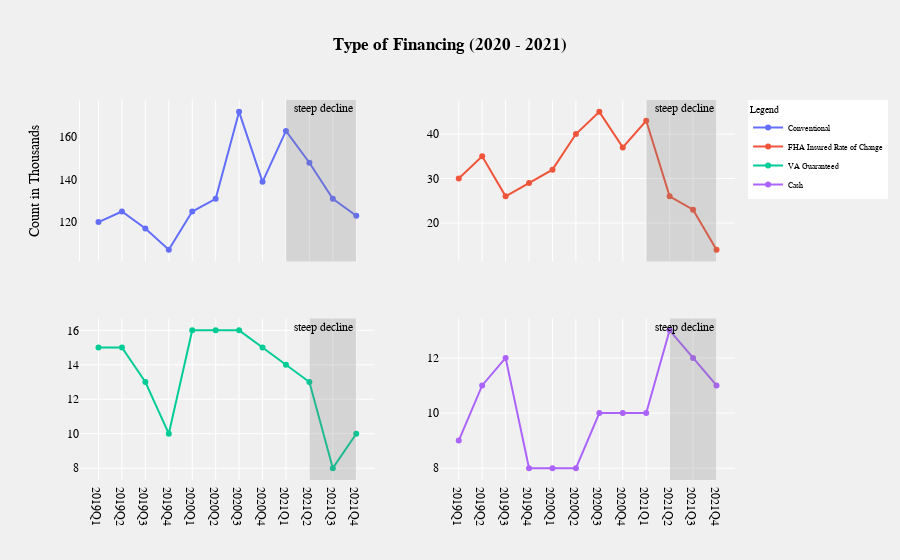

Source (notebook cell):
### Code cell
fig3 = make_subplots(rows=2, cols=2)
closer_look_finance= sold_finance_type.loc[20:31]
fig3.add_trace(go.Scatter(x = closer_look_finance.Period, y = closer_look_finance['Conventional'],name = 'Conventional'),row=1, col=1)
fig3.add_trace(go.Scatter(x = closer_look_finance.Period, y = closer_look_finance['FHA Insured'], name = 'FHA Insured Rate of Change'),row=1, col=2)
fig3.add_trace(go.Scatter(x = closer_look_finance.Period, y = closer_look_finance['VA Guaranteed'], name = 'VA Guaranteed'),row=2, col=1)
fig3.add_trace(go.Scatter(x = closer_look_finance.Period, y = closer_look_finance['Cash'], name = 'Cash'),row=2, col=2)



fig3.add_vrect(x0 = '2021Q1', x1 = '2021Q4', col =1, row=1, fillcolor="gray",opacity=0.25, line_width=0,annotation_text="steep decline",exclude_empty_subplots=False,)
fig3.add_vrect(x0 = '2021Q2', x1 = '2021Q4', col =1, row=2, fillcolor="gray",opacity=0.25, line_width=0,annotation_text="steep decline",exclude_empty_subplots=False)

fig3.add_vrect(x0 = '2021Q2', x1 = '2021Q4', col =2, row=2, fillcolor="gray",opacity=0.25, line_width=0,annotation_text="steep decline",exclude_empty_subplots=False)
fig3.add_vrect(x0 = '2021Q1', x1 = '2021Q4', col =2, row=1, fillcolor="gray",opacity=0.25, line_width=0,annotation_text="steep decline",exclude_empty_subplots=False)

fig3.update_layout( paper_bgcolor = 'rgb(240, 240, 240)',
                  plot_bgcolor = 'rgb(240, 240, 240)',
                title_text = '<b>Type of Financing (2020 - 2021)<b>',
                  title_x = 0.5,
                   
                  
                  yaxis_title = 'Count in Thousands',
                  
                  
                  font = dict(family = 'verdana',
                             size = 12,
                             color = 'black',
                             ),
                  yaxis_showgrid = False,
                  yaxis_linecolor = 'white',
                  legend = dict(bgcolor ='white',
                                title = 'Legend',
                                font = dict(color = 'black',size = 8)
                               ),
                 
                  clickmode = 'select',
                  dragmode = 'drawline',
                  transition = dict(duration = 1000,
                                   easing = 'bounce-in',
                                   ordering = 'traces first'))

fig3.update_xaxes(showticklabels=False) # hide all the xticks
fig3.update_xaxes(showticklabels=True, row=2, col=1)
fig3.update_xaxes(showticklabels=True, row=2, col=2)

### Figure 1 — Plotly figure (JSON) as saved in the notebook; plotly's stock layout.template omitted (floating-point values rounded to 4 significant figures)
{"data": [{"name": "Conventional", "type": "scatter", "x": ["2019Q1", "2019Q2", "2019Q3", "2019Q4", "2020Q1", "2020Q2", "2020Q3", "2020Q4", "2021Q1", "2021Q2", "2021Q3", "2021Q4"], "xaxis": "x", "y": [120, 125, 117, 107, 125, 131, 172, 139, 163, 148, 131, 123], "yaxis": "y"}, {"name": "FHA Insured Rate of Change", "type": "scatter", "x": ["2019Q1", "2019Q2", "2019Q3", "2019Q4", "2020Q1", "2020Q2", "2020Q3", "2020Q4", "2021Q1", "2021Q2", "2021Q3", "2021Q4"], "xaxis": "x2", "y": [30, 35, 26, 29, 32, 40, 45, 37, 43, 26, 23, 14], "yaxis": "y2"}, {"name": "VA Guaranteed", "type": "scatter", "x": ["2019Q1", "2019Q2", "2019Q3", "2019Q4", "2020Q1", "2020Q2", "2020Q3", "2020Q4", "2021Q1", "2021Q2", "2021Q3", "2021Q4"], "xaxis": "x3", "y": [15, 15, 13, 10, 16, 16, 16, 15, 14, 13, 8, 10], "yaxis": "y3"}, {"name": "Cash", "type": "scatter", "x": ["2019Q1", "2019Q2", "2019Q3", "2019Q4", "2020Q1", "2020Q2", "2020Q3", "2020Q4", "2021Q1", "2021Q2", "2021Q3", "2021Q4"], "xaxis": "x4", "y": [9, 11, 12, 8, 8, 8, 10, 10, 10, 13, 12, 11], "yaxis": "y4"}], "layout": {"annotations": [{"showarrow": false, "text": "steep decline", "x": "2021Q4", "xanchor": "right", "xref": "x", "y": 1, "yanchor": "top", "yref": "y domain"}, {"showarrow": false, "text": "steep decline", "x": "2021Q4", "xanchor": "right", "xref": "x3", "y": 1, "yanchor": "top", "yref": "y3 domain"}, {"showarrow": false, "text": "steep decline", "x": "2021Q4", "xanchor": "right", "xref": "x4", "y": 1, "yanchor": "top", "yref": "y4 domain"}, {"showarrow": false, "text": "steep decline", "x": "2021Q4", "xanchor": "right", "xref": "x2", "y": 1, "yanchor": "top", "yref": "y2 domain"}], "clickmode": "select", "dragmode": "drawline", "font": {"color": "black", "family": "verdana", "size": 12}, "legend": {"bgcolor": "white", "font": {"color": "black", "size": 8}, "title": {"text": "Legend"}}, "paper_bgcolor": "rgb(240, 240, 240)", "plot_bgcolor": "rgb(240, 240, 240)", "shapes": [{"fillcolor": "gray", "line": {"width": 0}, "opacity": 0.25, "type": "rect", "x0": "2021Q1", "x1": "2021Q4", "xref": "x", "y0": 0, "y1": 1, "yref": "y domain"}, {"fillcolor": "gray", "line": {"width": 0}, "opacity": 0.25, "type": "rect", "x0": "2021Q2", "x1": "2021Q4", "xref": "x3", "y0": 0, "y1": 1, "yref": "y3 domain"}, {"fillcolor": "gray", "line": {"width": 0}, "opacity": 0.25, "type": "rect", "x0": "2021Q2", "x1": "2021Q4", "xref": "x4", "y0": 0, "y1": 1, "yref": "y4 domain"}, {"fillcolor": "gray", "line": {"width": 0}, "opacity": 0.25, "type": "rect", "x0": "2021Q1", "x1": "2021Q4", "xref": "x2", "y0": 0, "y1": 1, "yref": "y2 domain"}], "title": {"text": "<b>Type of Financing (2020 - 2021)<b>", "x": 0.5}, "transition": {"duration": 1000, "easing": "bounce-in", "ordering": "traces first"}, "xaxis": {"anchor": "y", "domain": [0, 0.45], "showticklabels": false}, "xaxis2": {"anchor": "y2", "domain": [0.55, 1], "showticklabels": false}, "xaxis3": {"anchor": "y3", "domain": [0, 0.45], "showticklabels": true}, "xaxis4": {"anchor": "y4", "domain": [0.55, 1], "showticklabels": true}, "yaxis": {"anchor": "x", "domain": [0.575, 1], "linecolor": "white", "showgrid": false, "title": {"text": "Count in Thousands"}}, "yaxis2": {"anchor": "x2", "domain": [0.575, 1]}, "yaxis3": {"anchor": "x3", "domain": [0, 0.425]}, "yaxis4": {"anchor": "x4", "domain": [0, 0.425]}}}
